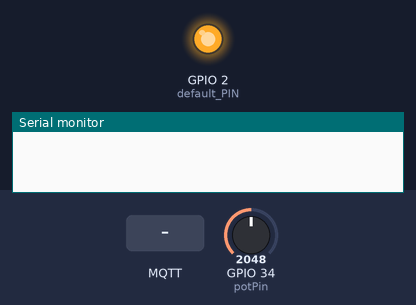
A sketch run on a simulated ESP32. On the bench: output pins drawn as LEDs (lit = HIGH), the last lines printed to the serial monitor. Inputs (shaded band) come from the test bench; at power-on: GPIO 34 (potPin) = 2048. WiFi joins after 1.5 s; servers stay silent unless stated; no MQTT or app messages arrive unless stated.

Above: at 2.1 s.
At 9.9 s:
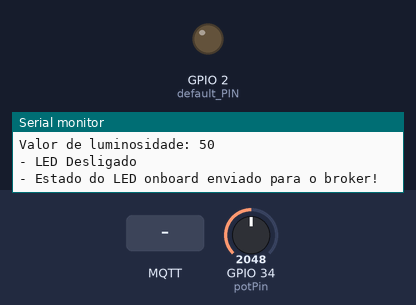
10.0 s: MQTT message "1" arrives on the first subscribed topic
12.2 s: MQTT message "on" arrives on the first subscribed topic
14.2 s: MQTT message "off" arrives on the first subscribed topic
Timing chart, 0 to 17.2 s (numbered marks = the images above; inputs shaded):
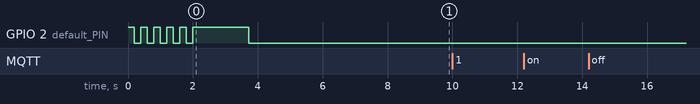

The sketch:

sketch.ino
```cpp
#include <WiFi.h>            // Biblioteca para funcionalidade Wi-Fi
#include <PubSubClient.h>    // Biblioteca para comunicação MQTT

// Definindo variáveis de configuração padrão
const char* default_SSID = "Wokwi-GUEST";        // SSID do Wi-Fi
const char* default_PASSWORD = "";               // Senha do Wi-Fi
const char* default_BROKER_MQTT = "191.235.32.167"; // IP do Broker MQTT
const int default_BROKER_PORT = 1883;            // Porta do Broker MQTT
const char* default_TOPIC_SUBSCRIBE = "/TEF/lampEDGE1/cmd";   // Tópico MQTT para assinatura
const char* default_TOPIC_PUBLISH_1 = "/TEF/lampEDGE1/attrs"; // Tópico MQTT para publicar o estado
const char* default_TOPIC_PUBLISH_2 = "/TEF/lampEDGE1/attrs/l"; // Tópico MQTT para publicar a luminosidade
const char* default_ID_MQTT = "fiware_EDGE1";    // ID do cliente MQTT
const int default_PIN = 2;                       // GPIO para o LED onboard
const char* topicPrefix = "lampEDGE1";           // Prefixo para os tópicos MQTT

// Variáveis configuráveis para Wi-Fi, MQTT e pinos
char* SSID = const_cast<char*>(default_SSID);
char* PASSWORD = const_cast<char*>(default_PASSWORD);
char* BROKER_MQTT = const_cast<char*>(default_BROKER_MQTT);
int BROKER_PORT = default_BROKER_PORT;
char* TOPIC_SUBSCRIBE = const_cast<char*>(default_TOPIC_SUBSCRIBE);
char* TOPIC_PUBLISH_1 = const_cast<char*>(default_TOPIC_PUBLISH_1);
char* TOPIC_PUBLISH_2 = const_cast<char*>(default_TOPIC_PUBLISH_2);
char* ID_MQTT = const_cast<char*>(default_ID_MQTT);
int PIN = default_PIN;

WiFiClient espClient;        // Cliente Wi-Fi para ESP32
PubSubClient MQTT(espClient); // Cliente MQTT
char OutputState = '0';      // Estado do LED onboard

// Inicializa a comunicação serial
void initSerial() {
    Serial.begin(115200);
}

// Inicializa a conexão Wi-Fi
void initWiFi() {
    delay(10);
    Serial.println("------Conexão Wi-Fi------");
    Serial.print("Conectando à rede: ");
    Serial.println(SSID);
    Serial.println("Por favor, aguarde");
    reconnectWiFi(); // Tentativa de reconectar ao Wi-Fi
}

// Inicializa a conexão MQTT com configurações do servidor
void initMQTT() {
    MQTT.setServer(BROKER_MQTT, BROKER_PORT); // Define o broker MQTT e a porta
    MQTT.setCallback(mqtt_callback);          // Define a função de callback para o MQTT
}

// Função principal de configuração
void setup() {
    initOutput();    // Inicializa o output do LED onboard
    initSerial();    // Inicia a comunicação serial
    initWiFi();      // Conecta ao Wi-Fi
    initMQTT();      // Conecta ao broker MQTT
    delay(5000);     // Aguarda para estabilizar as conexões
    MQTT.publish(TOPIC_PUBLISH_1, "s|on"); // Publica o estado inicial para o broker MQTT
}

// Função principal de loop, executa continuamente
void loop() {
    checkWiFiAndMQTTConnections(); // Verifica e mantém as conexões Wi-Fi e MQTT
    sendOutputStateToMQTT();       // Envia o estado atual do LED para o MQTT
    handleLuminosity();            // Lê e publica dados de luminosidade
    MQTT.loop();                   // Processa mensagens MQTT recebidas
}

// Reconecta ao Wi-Fi se estiver desconectado
void reconnectWiFi() {
    if (WiFi.status() == WL_CONNECTED)
        return;
    WiFi.begin(SSID, PASSWORD);
    while (WiFi.status() != WL_CONNECTED) {
        delay(100);
        Serial.print(".");
    }
    Serial.println();
    Serial.println("Conectado com sucesso à rede ");
    Serial.print(SSID);
    Serial.println("Endereço IP obtido: ");
    Serial.println(WiFi.localIP());

    // Garante que o LED comece apagado
    digitalWrite(PIN, LOW);
}

// Função de callback MQTT para lidar com mensagens recebidas
void mqtt_callback(char* topic, byte* payload, unsigned int length) {
    String msg;
    for (int i = 0; i < length; i++) {
        char c = (char)payload[i];
        msg += c;
    }
    Serial.print("- Mensagem recebida: ");
    Serial.println(msg);

    // Cria padrões de tópicos para comparação
    String onTopic = String(topicPrefix) + "@on|";
    String offTopic = String(topicPrefix) + "@off|";

    // Liga ou desliga o LED com base na mensagem recebida
    if (msg.equals(onTopic)) {
        digitalWrite(PIN, HIGH); // Liga o LED
        OutputState = '1';       // Atualiza o estado
    }

    if (msg.equals(offTopic)) {
        digitalWrite(PIN, LOW);  // Desliga o LED
        OutputState = '0';       // Atualiza o estado
    }
}

// Verifica conexões Wi-Fi e MQTT, reconecta se necessário
void checkWiFiAndMQTTConnections() {
    if (!MQTT.connected())
        reconnectMQTT(); // Reconecta ao MQTT se desconectado
    reconnectWiFi();     // Reconecta ao Wi-Fi se desconectado
}

// Publica o estado atual do LED para o broker MQTT
void sendOutputStateToMQTT() {
    if (OutputState == '1') {
        MQTT.publish(TOPIC_PUBLISH_1, "s|on");
        Serial.println("- LED Ligado");
    }

    if (OutputState == '0') {
        MQTT.publish(TOPIC_PUBLISH_1, "s|off");
        Serial.println("- LED Desligado");
    }
    Serial.println("- Estado do LED onboard enviado para o broker!");
    delay(1000); // Pequeno atraso para estabilidade
}

// Inicializa o output do LED onboard e pisca durante a configuração
void initOutput() {
    pinMode(PIN, OUTPUT);  // Define o modo do pino para o LED
    digitalWrite(PIN, HIGH); // Inicialmente desliga o LED
    boolean toggle = false;

    // Pisca o LED 10 vezes para indicar inicialização
    for (int i = 0; i <= 10; i++) {
        toggle = !toggle;
        digitalWrite(PIN, toggle);
        delay(200);
    }
}

// Reconecta ao broker MQTT se a conexão for perdida
void reconnectMQTT() {
    while (!MQTT.connected()) {
        Serial.print("* Tentando conectar ao Broker MQTT: ");
        Serial.println(BROKER_MQTT);
        if (MQTT.connect(ID_MQTT)) { // Tenta conectar usando o ID do cliente
            Serial.println("Conectado com sucesso ao broker MQTT!");
            MQTT.subscribe(TOPIC_SUBSCRIBE); // Inscreve no tópico de comandos
        } else {
            Serial.println("Falha ao reconectar ao broker.");
            Serial.println("Tentando novamente em 2 segundos");
            delay(2000); // Espera antes de tentar novamente
        }
    }
}

// Lê dados de luminosidade de um sensor e publica no MQTT
void handleLuminosity() {
    const int potPin = 34;           // Define o pino analógico para o sensor
    int sensorValue = analogRead(potPin);  // Lê o valor analógico do sensor
    int luminosity = map(sensorValue, 0, 4095, 0, 100); // Mapeia o valor do sensor para uma porcentagem
    String message = String(luminosity);   // Converte o valor de luminosidade para uma string
    Serial.print("Valor de luminosidade: ");
    Serial.println(message.c_str());
    MQTT.publish(TOPIC_PUBLISH_2, message.c_str()); // Publica a luminosidade para o broker MQTT
}
```
